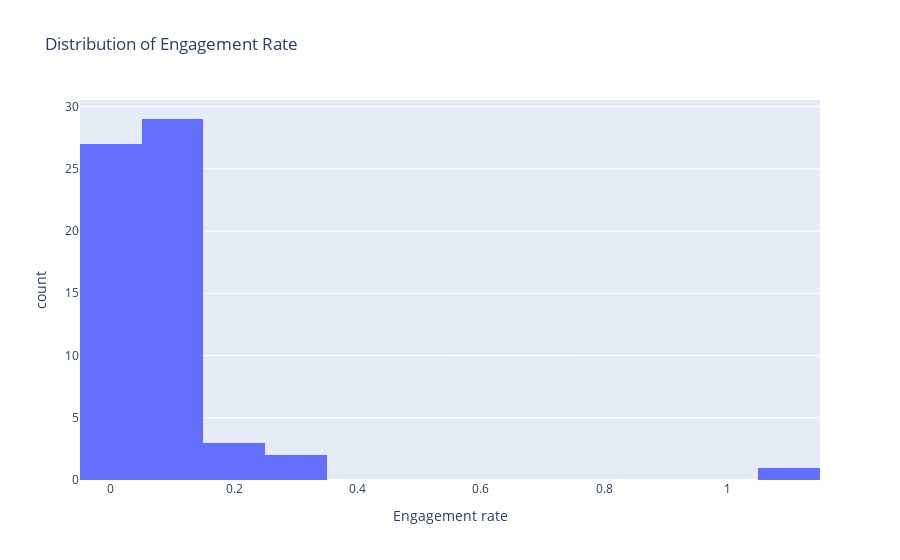

Notebook code for this chart:
### Code cell
# plot histogram of impressions
plot_histogram(df_posts['Engagement rate'], "Engagement rate","Distribution of Engagement Rate")

### Figure 1 — Plotly figure (JSON) as saved in the notebook; plotly's stock layout.template omitted (floating-point values rounded to 4 significant figures)
{"data": [{"alignmentgroup": "True", "bingroup": "x", "hovertemplate": "Engagement rate=%{x}<br>count=%{y}<extra></extra>", "legendgroup": "", "marker": {"color": "#636efa", "pattern": {"shape": ""}}, "name": "", "offsetgroup": "", "orientation": "v", "showlegend": false, "type": "histogram", "x": [0.03922, 0.02612, 0.06593, 0.1743, 0.03488, 0.07054, 0.0687, 0.1074, 0.04425, 0.08247, 0.04797, 0, 0, 0.05634, 0.03226, 0.09091, 0.03448, 0.0375, 0.008547, 0.07432, 0.03093, 1.072, 0.03165, 0.01714, 0.02871, 0.02793, 0.01307, 0.03, 0.05128, 0.05, 0.07229, 0.04153, 0.03879, 0.07647, 0.02632, 0.03493, 0.07692, 0.1693, 0.05078, 0.1107, 0.08571, 0.01899, 0.1382, 0.1674, 0.1216, 0.3158, 0.1019, 0.03158, 0.04571, 0.06796, 0.283, 0.07207, 0.05217, 0.04082, 0.0566, 0.02521, 0.1096, 0.06044, 0.05505, 0.07534, 0.1, 0.06923], "xaxis": "x", "yaxis": "y"}], "layout": {"autosize": true, "barmode": "relative", "legend": {"tracegroupgap": 0}, "title": {"text": "Distribution of Engagement Rate"}, "xaxis": {"anchor": "y", "autorange": true, "domain": [0, 1], "range": [-0.05, 1.15], "title": {"text": "Engagement rate"}, "type": "linear"}, "yaxis": {"anchor": "x", "autorange": true, "domain": [0, 1], "range": [0, 30.53], "title": {"text": "count"}}}}
